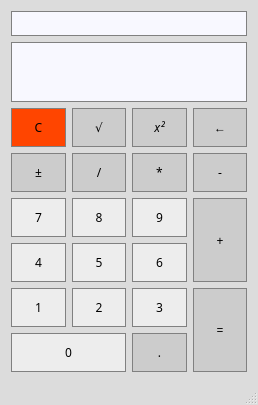
<?xml version="1.0" encoding="UTF-8"?>
<ui version="4.0">
 <class>Calculator</class>
 <widget class="QMainWindow" name="Calculator">
  <property name="geometry">
   <rect>
    <x>0</x>
    <y>0</y>
    <width>258</width>
    <height>405</height>
   </rect>
  </property>
  <property name="sizePolicy">
   <sizepolicy hsizetype="Preferred" vsizetype="Expanding">
    <horstretch>0</horstretch>
    <verstretch>0</verstretch>
   </sizepolicy>
  </property>
  <property name="windowTitle">
   <string>Calculator</string>
  </property>
  <property name="styleSheet">
   <string notr="true">QMainWindow {
	background-color: #DCDCDC;
}</string>
  </property>
  <widget class="QWidget" name="centralWidget">
   <layout class="QGridLayout" name="gridLayout">
    <item row="6" column="0">
     <widget class="QPushButton" name="Clear">
      <property name="sizePolicy">
       <sizepolicy hsizetype="Preferred" vsizetype="Preferred">
        <horstretch>0</horstretch>
        <verstretch>0</verstretch>
       </sizepolicy>
      </property>
      <property name="font">
       <font>
        <family>Bahnschrift</family>
        <pointsize>9</pointsize>
       </font>
      </property>
      <property name="styleSheet">
       <string notr="true">QPushButton {
	background-color: #FF4500;
	border: 1px solid gray;
	padding: 10px;
	color: black;
}

QPushButton:pressed {
	background-color: #5E2612;
	border: 1px solid gray;
	padding: 5px;
}</string>
      </property>
      <property name="text">
       <string>C</string>
      </property>
      <property name="shortcut">
       <string>C</string>
      </property>
     </widget>
    </item>
    <item row="1" column="0" rowspan="2" colspan="4">
     <widget class="QLineEdit" name="MainDisplay">
      <property name="sizePolicy">
       <sizepolicy hsizetype="Preferred" vsizetype="Expanding">
        <horstretch>0</horstretch>
        <verstretch>0</verstretch>
       </sizepolicy>
      </property>
      <property name="font">
       <font>
        <family>Bahnschrift</family>
        <pointsize>20</pointsize>
        <weight>50</weight>
        <bold>false</bold>
       </font>
      </property>
      <property name="focusPolicy">
       <enum>Qt::StrongFocus</enum>
      </property>
      <property name="styleSheet">
       <string notr="true">QLineEdit {
	background-color: #F8F8FF;
	border: 1px solid gray;
	color: #000;
}</string>
      </property>
      <property name="alignment">
       <set>Qt::AlignRight|Qt::AlignTrailing|Qt::AlignVCenter</set>
      </property>
      <property name="readOnly">
       <bool>true</bool>
      </property>
     </widget>
    </item>
    <item row="10" column="1">
     <widget class="QPushButton" name="Button8">
      <property name="sizePolicy">
       <sizepolicy hsizetype="Preferred" vsizetype="Preferred">
        <horstretch>0</horstretch>
        <verstretch>0</verstretch>
       </sizepolicy>
      </property>
      <property name="font">
       <font>
        <family>Bahnschrift</family>
        <pointsize>9</pointsize>
       </font>
      </property>
      <property name="styleSheet">
       <string notr="true">QPushButton {
	background-color: #EDEDED;
	border: 1px solid gray;
	padding: 10px;
	color: black;
}

QPushButton:pressed {
	background-color: #A9A9A9;
	border: 1px solid gray;
	padding: 5px;
}</string>
      </property>
      <property name="text">
       <string>8</string>
      </property>
      <property name="shortcut">
       <string>8</string>
      </property>
     </widget>
    </item>
    <item row="0" column="0" colspan="4">
     <widget class="QLineEdit" name="SideDisplay">
      <property name="minimumSize">
       <size>
        <width>0</width>
        <height>25</height>
       </size>
      </property>
      <property name="font">
       <font>
        <family>Bahnschrift</family>
        <pointsize>8</pointsize>
       </font>
      </property>
      <property name="styleSheet">
       <string notr="true">QLineEdit {
	background-color: #F8F8FF;
	border: 1px solid gray;
	color: #000;
}</string>
      </property>
      <property name="alignment">
       <set>Qt::AlignRight|Qt::AlignTrailing|Qt::AlignVCenter</set>
      </property>
      <property name="readOnly">
       <bool>true</bool>
      </property>
     </widget>
    </item>
    <item row="10" column="2">
     <widget class="QPushButton" name="Button9">
      <property name="sizePolicy">
       <sizepolicy hsizetype="Preferred" vsizetype="Preferred">
        <horstretch>0</horstretch>
        <verstretch>0</verstretch>
       </sizepolicy>
      </property>
      <property name="font">
       <font>
        <family>Bahnschrift</family>
        <pointsize>9</pointsize>
       </font>
      </property>
      <property name="styleSheet">
       <string notr="true">QPushButton {
	background-color: #EDEDED;
	border: 1px solid gray;
	padding: 10px;
	color: black;
}

QPushButton:pressed {
	background-color: #A9A9A9;
	border: 1px solid gray;
	padding: 5px;
}</string>
      </property>
      <property name="text">
       <string>9</string>
      </property>
      <property name="shortcut">
       <string>9</string>
      </property>
     </widget>
    </item>
    <item row="11" column="2">
     <widget class="QPushButton" name="Button6">
      <property name="sizePolicy">
       <sizepolicy hsizetype="Preferred" vsizetype="Preferred">
        <horstretch>0</horstretch>
        <verstretch>0</verstretch>
       </sizepolicy>
      </property>
      <property name="font">
       <font>
        <family>Bahnschrift</family>
        <pointsize>9</pointsize>
       </font>
      </property>
      <property name="styleSheet">
       <string notr="true">QPushButton {
	background-color: #EDEDED;
	border: 1px solid gray;
	padding: 10px;
	color: black;
}

QPushButton:pressed {
	background-color: #A9A9A9;
	border: 1px solid gray;
	padding: 5px;
}</string>
      </property>
      <property name="text">
       <string>6</string>
      </property>
      <property name="shortcut">
       <string>6</string>
      </property>
     </widget>
    </item>
    <item row="12" column="0">
     <widget class="QPushButton" name="Button1">
      <property name="sizePolicy">
       <sizepolicy hsizetype="Preferred" vsizetype="Preferred">
        <horstretch>0</horstretch>
        <verstretch>0</verstretch>
       </sizepolicy>
      </property>
      <property name="font">
       <font>
        <family>Bahnschrift</family>
        <pointsize>9</pointsize>
       </font>
      </property>
      <property name="styleSheet">
       <string notr="true">QPushButton {
	background-color: #EDEDED;
	border: 1px solid gray;
	padding: 10px;
	color: black;
}

QPushButton:pressed {
	background-color: #A9A9A9;
	border: 1px solid gray;
	padding: 5px;
}</string>
      </property>
      <property name="text">
       <string>1</string>
      </property>
      <property name="shortcut">
       <string>1</string>
      </property>
     </widget>
    </item>
    <item row="10" column="3" rowspan="2">
     <widget class="QPushButton" name="Add">
      <property name="enabled">
       <bool>true</bool>
      </property>
      <property name="sizePolicy">
       <sizepolicy hsizetype="Preferred" vsizetype="Preferred">
        <horstretch>0</horstretch>
        <verstretch>0</verstretch>
       </sizepolicy>
      </property>
      <property name="font">
       <font>
        <family>Bahnschrift</family>
        <pointsize>9</pointsize>
       </font>
      </property>
      <property name="styleSheet">
       <string notr="true">QPushButton {
	background-color: #CCC; /*C0C0C0*/
	border: 1px solid gray;
	padding: 10px;
	color: black;
}

QPushButton:pressed {
	background-color: #A9A9A9;
	border: 1px solid gray;
	padding: 5px;
}</string>
      </property>
      <property name="text">
       <string>+</string>
      </property>
      <property name="shortcut">
       <string>+</string>
      </property>
     </widget>
    </item>
    <item row="12" column="1">
     <widget class="QPushButton" name="Button2">
      <property name="sizePolicy">
       <sizepolicy hsizetype="Preferred" vsizetype="Preferred">
        <horstretch>0</horstretch>
        <verstretch>0</verstretch>
       </sizepolicy>
      </property>
      <property name="font">
       <font>
        <family>Bahnschrift</family>
        <pointsize>9</pointsize>
       </font>
      </property>
      <property name="styleSheet">
       <string notr="true">QPushButton {
	background-color: #EDEDED;
	border: 1px solid gray;
	padding: 10px;
	color: black;
}

QPushButton:pressed {
	background-color: #A9A9A9;
	border: 1px solid gray;
	padding: 5px;
}</string>
      </property>
      <property name="text">
       <string>2</string>
      </property>
      <property name="shortcut">
       <string>2</string>
      </property>
     </widget>
    </item>
    <item row="6" column="1">
     <widget class="QPushButton" name="SquareRoot">
      <property name="sizePolicy">
       <sizepolicy hsizetype="Preferred" vsizetype="Preferred">
        <horstretch>0</horstretch>
        <verstretch>0</verstretch>
       </sizepolicy>
      </property>
      <property name="font">
       <font>
        <family>Bahnschrift</family>
        <pointsize>9</pointsize>
       </font>
      </property>
      <property name="styleSheet">
       <string notr="true">QPushButton {
	background-color: #CCC; /*C0C0C0*/
	border: 1px solid gray;
	padding: 10px;
	color: black;
}

QPushButton:pressed {
	background-color: #A9A9A9;
	border: 1px solid gray;
	padding: 5px;
}</string>
      </property>
      <property name="text">
       <string>√</string>
      </property>
     </widget>
    </item>
    <item row="11" column="0">
     <widget class="QPushButton" name="Button4">
      <property name="sizePolicy">
       <sizepolicy hsizetype="Preferred" vsizetype="Preferred">
        <horstretch>0</horstretch>
        <verstretch>0</verstretch>
       </sizepolicy>
      </property>
      <property name="font">
       <font>
        <family>Bahnschrift</family>
        <pointsize>9</pointsize>
       </font>
      </property>
      <property name="styleSheet">
       <string notr="true">QPushButton {
	background-color: #EDEDED;
	border: 1px solid gray;
	padding: 10px;
	color: black;
}

QPushButton:pressed {
	background-color: #A9A9A9;
	border: 1px solid gray;
	padding: 5px;
}</string>
      </property>
      <property name="text">
       <string>4</string>
      </property>
      <property name="iconSize">
       <size>
        <width>16</width>
        <height>16</height>
       </size>
      </property>
      <property name="shortcut">
       <string>4</string>
      </property>
     </widget>
    </item>
    <item row="12" column="3" rowspan="2">
     <widget class="QPushButton" name="Equals">
      <property name="sizePolicy">
       <sizepolicy hsizetype="Preferred" vsizetype="Preferred">
        <horstretch>0</horstretch>
        <verstretch>0</verstretch>
       </sizepolicy>
      </property>
      <property name="font">
       <font>
        <family>Bahnschrift</family>
        <pointsize>9</pointsize>
       </font>
      </property>
      <property name="styleSheet">
       <string notr="true">QPushButton {
	background-color: #CCC; /*C0C0C0*/
	border: 1px solid gray;
	padding: 10px;
	color: black;
}

QPushButton:pressed {
	background-color: #A9A9A9;
	border: 1px solid gray;
	padding: 5px;
}</string>
      </property>
      <property name="text">
       <string>=</string>
      </property>
      <property name="shortcut">
       <string>Enter</string>
      </property>
     </widget>
    </item>
    <item row="13" column="2">
     <widget class="QPushButton" name="Dot">
      <property name="sizePolicy">
       <sizepolicy hsizetype="Preferred" vsizetype="Preferred">
        <horstretch>0</horstretch>
        <verstretch>0</verstretch>
       </sizepolicy>
      </property>
      <property name="font">
       <font>
        <family>Bahnschrift</family>
        <pointsize>9</pointsize>
       </font>
      </property>
      <property name="styleSheet">
       <string notr="true">QPushButton {
	background-color: #CCC; /*C0C0C0*/
	border: 1px solid gray;
	padding: 10px;
	color: black;
}

QPushButton:pressed {
	background-color: #A9A9A9;
	border: 1px solid gray;
	padding: 5px;
}</string>
      </property>
      <property name="text">
       <string>.</string>
      </property>
      <property name="shortcut">
       <string>.</string>
      </property>
     </widget>
    </item>
    <item row="6" column="3">
     <widget class="QPushButton" name="Backspace">
      <property name="sizePolicy">
       <sizepolicy hsizetype="Preferred" vsizetype="Preferred">
        <horstretch>0</horstretch>
        <verstretch>0</verstretch>
       </sizepolicy>
      </property>
      <property name="styleSheet">
       <string notr="true">QPushButton {
	background-color: #CCC; /*C0C0C0*/
	border: 1px solid gray;
	padding: 10px;
	color: black;
}

QPushButton:pressed {
	background-color: #A9A9A9;
	border: 1px solid gray;
	padding: 5px;
}</string>
      </property>
      <property name="text">
       <string>←</string>
      </property>
      <property name="shortcut">
       <string>Backspace</string>
      </property>
     </widget>
    </item>
    <item row="11" column="1">
     <widget class="QPushButton" name="Button5">
      <property name="sizePolicy">
       <sizepolicy hsizetype="Preferred" vsizetype="Preferred">
        <horstretch>0</horstretch>
        <verstretch>0</verstretch>
       </sizepolicy>
      </property>
      <property name="font">
       <font>
        <family>Bahnschrift</family>
        <pointsize>9</pointsize>
       </font>
      </property>
      <property name="styleSheet">
       <string notr="true">QPushButton {
	background-color: #EDEDED;
	border: 1px solid gray;
	padding: 10px;
	color: black;
}

QPushButton:pressed {
	background-color: #A9A9A9;
	border: 1px solid gray;
	padding: 5px;
}</string>
      </property>
      <property name="text">
       <string>5</string>
      </property>
      <property name="shortcut">
       <string>5</string>
      </property>
     </widget>
    </item>
    <item row="9" column="1">
     <widget class="QPushButton" name="Divide">
      <property name="sizePolicy">
       <sizepolicy hsizetype="Preferred" vsizetype="Preferred">
        <horstretch>0</horstretch>
        <verstretch>0</verstretch>
       </sizepolicy>
      </property>
      <property name="font">
       <font>
        <family>Bahnschrift</family>
        <pointsize>9</pointsize>
       </font>
      </property>
      <property name="styleSheet">
       <string notr="true">QPushButton {
	background-color: #CCC; /*C0C0C0*/
	border: 1px solid gray;
	padding: 10px;
	color: black;
}

QPushButton:pressed {
	background-color: #A9A9A9;
	border: 1px solid gray;
	padding: 5px;
}</string>
      </property>
      <property name="text">
       <string>/</string>
      </property>
      <property name="shortcut">
       <string>/</string>
      </property>
     </widget>
    </item>
    <item row="9" column="2">
     <widget class="QPushButton" name="Multiply">
      <property name="sizePolicy">
       <sizepolicy hsizetype="Preferred" vsizetype="Preferred">
        <horstretch>0</horstretch>
        <verstretch>0</verstretch>
       </sizepolicy>
      </property>
      <property name="font">
       <font>
        <family>Bahnschrift</family>
        <pointsize>9</pointsize>
       </font>
      </property>
      <property name="styleSheet">
       <string notr="true">QPushButton {
	background-color: #CCC; /*C0C0C0*/
	border: 1px solid gray;
	padding: 10px;
	color: black;
}

QPushButton:pressed {
	background-color: #A9A9A9;
	border: 1px solid gray;
	padding: 5px;
}</string>
      </property>
      <property name="text">
       <string>*</string>
      </property>
      <property name="shortcut">
       <string>*</string>
      </property>
     </widget>
    </item>
    <item row="10" column="0">
     <widget class="QPushButton" name="Button7">
      <property name="sizePolicy">
       <sizepolicy hsizetype="Preferred" vsizetype="Preferred">
        <horstretch>0</horstretch>
        <verstretch>0</verstretch>
       </sizepolicy>
      </property>
      <property name="font">
       <font>
        <family>Bahnschrift</family>
        <pointsize>9</pointsize>
       </font>
      </property>
      <property name="styleSheet">
       <string notr="true">QPushButton {
	background-color: #EDEDED;
	border: 1px solid gray;
	padding: 10px;
	color: black;
}

QPushButton:pressed {
	background-color: #A9A9A9;
	border: 1px solid gray;
	padding: 5px;
}</string>
      </property>
      <property name="text">
       <string>7</string>
      </property>
      <property name="shortcut">
       <string>7</string>
      </property>
     </widget>
    </item>
    <item row="9" column="3">
     <widget class="QPushButton" name="Subtract">
      <property name="sizePolicy">
       <sizepolicy hsizetype="Preferred" vsizetype="Preferred">
        <horstretch>0</horstretch>
        <verstretch>0</verstretch>
       </sizepolicy>
      </property>
      <property name="font">
       <font>
        <family>Bahnschrift</family>
        <pointsize>9</pointsize>
       </font>
      </property>
      <property name="styleSheet">
       <string notr="true">QPushButton {
	background-color: #CCC; /*C0C0C0*/
	border: 1px solid gray;
	padding: 10px;
	color: black;
}

QPushButton:pressed {
	background-color: #A9A9A9;
	border: 1px solid gray;
	padding: 5px;
}</string>
      </property>
      <property name="text">
       <string>-</string>
      </property>
      <property name="shortcut">
       <string>-</string>
      </property>
     </widget>
    </item>
    <item row="6" column="2">
     <widget class="QPushButton" name="Square">
      <property name="sizePolicy">
       <sizepolicy hsizetype="Preferred" vsizetype="Preferred">
        <horstretch>0</horstretch>
        <verstretch>0</verstretch>
       </sizepolicy>
      </property>
      <property name="font">
       <font>
        <family>Bahnschrift</family>
        <pointsize>9</pointsize>
        <italic>true</italic>
       </font>
      </property>
      <property name="styleSheet">
       <string notr="true">QPushButton {
	background-color: #CCC; /*C0C0C0*/
	border: 1px solid gray;
	padding: 10px;
	color: black;
}

QPushButton:pressed {
	background-color: #A9A9A9;
	border: 1px solid gray;
	padding: 5px;
}</string>
      </property>
      <property name="text">
       <string>x²</string>
      </property>
      <property name="shortcut">
       <string>^</string>
      </property>
     </widget>
    </item>
    <item row="12" column="2">
     <widget class="QPushButton" name="Button3">
      <property name="sizePolicy">
       <sizepolicy hsizetype="Preferred" vsizetype="Preferred">
        <horstretch>0</horstretch>
        <verstretch>0</verstretch>
       </sizepolicy>
      </property>
      <property name="font">
       <font>
        <family>Bahnschrift</family>
        <pointsize>9</pointsize>
       </font>
      </property>
      <property name="styleSheet">
       <string notr="true">QPushButton {
	background-color: #EDEDED;
	border: 1px solid gray;
	padding: 10px;
	color: black;
}

QPushButton:pressed {
	background-color: #A9A9A9;
	border: 1px solid gray;
	padding: 5px;
}</string>
      </property>
      <property name="text">
       <string>3</string>
      </property>
      <property name="shortcut">
       <string>3</string>
      </property>
     </widget>
    </item>
    <item row="9" column="0">
     <widget class="QPushButton" name="ChangeSign">
      <property name="sizePolicy">
       <sizepolicy hsizetype="Preferred" vsizetype="Preferred">
        <horstretch>0</horstretch>
        <verstretch>0</verstretch>
       </sizepolicy>
      </property>
      <property name="font">
       <font>
        <family>Bahnschrift</family>
        <pointsize>9</pointsize>
       </font>
      </property>
      <property name="styleSheet">
       <string notr="true">QPushButton {
	background-color: #CCC; /*C0C0C0*/
	border: 1px solid gray;
	padding: 10px;
	color: black;
}

QPushButton:pressed {
	background-color: #A9A9A9;
	border: 1px solid gray;
	padding: 5px;
}</string>
      </property>
      <property name="text">
       <string>±</string>
      </property>
     </widget>
    </item>
    <item row="13" column="0" colspan="2">
     <widget class="QPushButton" name="Button0">
      <property name="sizePolicy">
       <sizepolicy hsizetype="Preferred" vsizetype="Preferred">
        <horstretch>0</horstretch>
        <verstretch>0</verstretch>
       </sizepolicy>
      </property>
      <property name="font">
       <font>
        <family>Bahnschrift</family>
        <pointsize>9</pointsize>
       </font>
      </property>
      <property name="styleSheet">
       <string notr="true">QPushButton {
	background-color: #EDEDED;
	border: 1px solid gray;
	padding: 10px;
	color: black;
}

QPushButton:pressed {
	background-color: #A9A9A9;
	border: 1px solid gray;
	padding: 5px;
}</string>
      </property>
      <property name="text">
       <string>0</string>
      </property>
      <property name="shortcut">
       <string>0</string>
      </property>
     </widget>
    </item>
   </layout>
  </widget>
  <widget class="QMenuBar" name="menuBar">
   <property name="geometry">
    <rect>
     <x>0</x>
     <y>0</y>
     <width>258</width>
     <height>20</height>
    </rect>
   </property>
  </widget>
  <widget class="QStatusBar" name="statusBar"/>
 </widget>
 <layoutdefault spacing="6" margin="11"/>
 <resources/>
 <connections/>
</ui>
